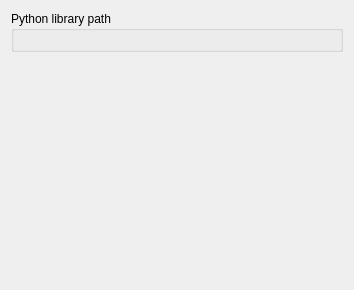
<?xml version="1.0" encoding="UTF-8"?>
<ui version="4.0">
 <class>ScriptingPython</class>
 <widget class="QWidget" name="ScriptingPython">
  <property name="geometry">
   <rect>
    <x>0</x>
    <y>0</y>
    <width>354</width>
    <height>290</height>
   </rect>
  </property>
  <property name="windowTitle">
   <string notr="true"/>
  </property>
  <layout class="QVBoxLayout" name="verticalLayout">
   <item>
    <widget class="QGroupBox" name="groupBox">
     <property name="title">
      <string>Python library path</string>
     </property>
     <layout class="QVBoxLayout" name="verticalLayout_2">
      <item>
       <widget class="FileEdit" name="pythonLibraryPath" native="true">
        <property name="cfg" stdset="0">
         <string notr="true">ScriptingPython.LibraryPath</string>
        </property>
        <property name="dialogTitle" stdset="0">
         <string>Choose a Python library file</string>
        </property>
        <property name="modelName" stdset="0">
         <string notr="true">ScriptingPython.DiscoveredLibraries</string>
        </property>
       </widget>
      </item>
     </layout>
    </widget>
   </item>
   <item>
    <spacer name="verticalSpacer">
     <property name="orientation">
      <enum>Qt::Orientation::Vertical</enum>
     </property>
     <property name="sizeHint" stdset="0">
      <size>
       <width>20</width>
       <height>40</height>
      </size>
     </property>
    </spacer>
   </item>
  </layout>
 </widget>
 <customwidgets>
  <customwidget>
   <class>FileEdit</class>
   <extends>QWidget</extends>
   <header>common/fileedit.h</header>
   <container>1</container>
  </customwidget>
 </customwidgets>
 <resources/>
 <connections/>
</ui>
